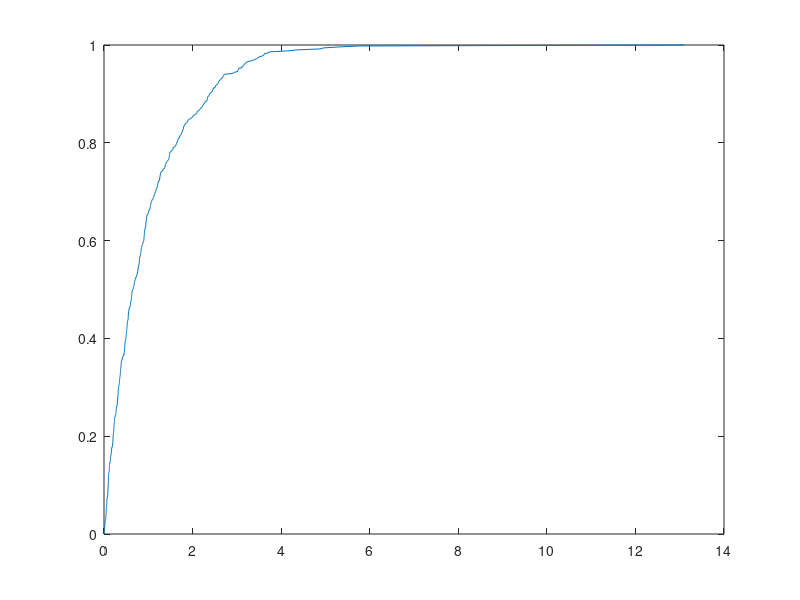

Write the MATLAB code that produced this figure.
n = 5000;
xi = exprnd(1,n,1);
[F,t] = ecdf(xi);
clf
plot(t,F)
A = trapz(t,1-F)
xbar = sum(xi)/n
% Añadir ruido
n = 500;
ruido = 200;
xi = exprnd(1,n,1);
xj = [xi;ruido];
[F,t] = ecdf(xi);
clf
plot(t,F)
A = trapz(t,1-F)
xbar = sum(xj)/n
